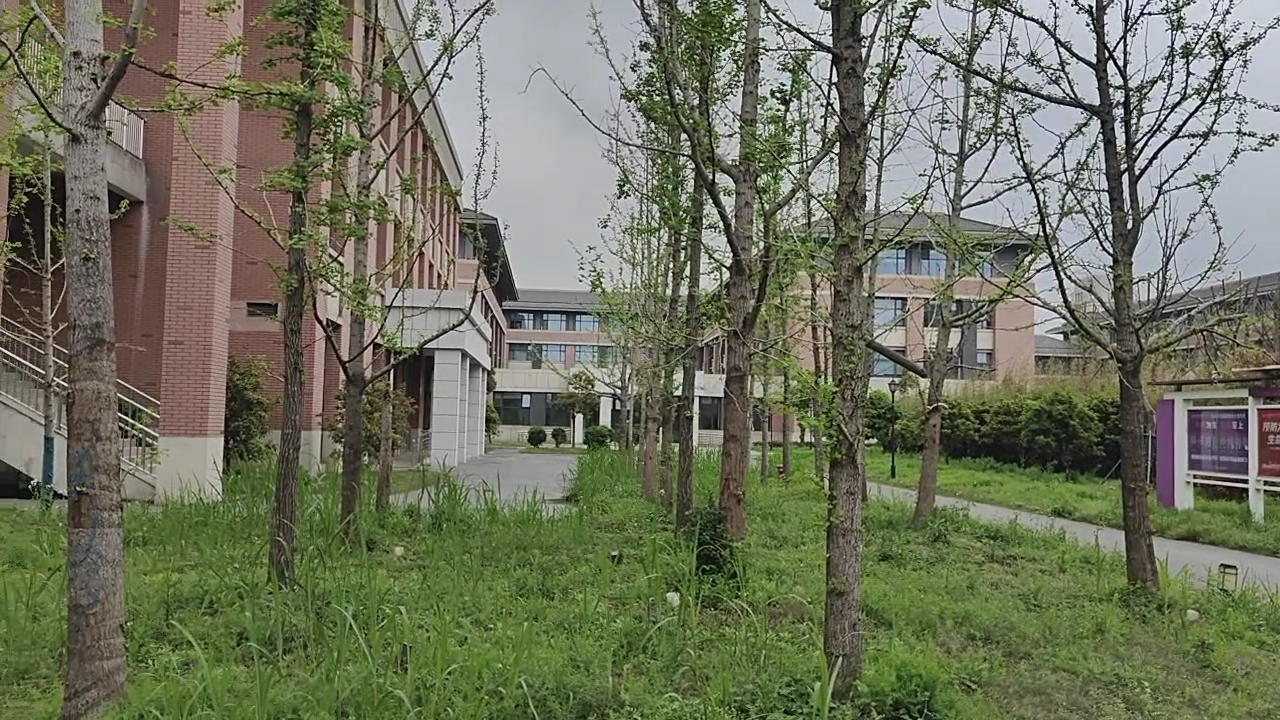
#> input picture 计算机视觉实践-练习1/Images/10.jpeg, 1280 x 720 px, found by its file name; its folder holds 2 pictures in this run
$ jupyter execute pic_cat.ipynb
#> lines starting #> are read from the running program, lines starting #| are printed output that depends on the picture; after the words box and inside, x2 and y2 are one past the last pixel; in counts of white or black regions, pixels touching at a corner belong together
[cell 1]
import mindspore

[cell 2]
mindspore.set_context(device_target='CPU')
#> (this line was passed over: mindspore is not available in this run)
mindspore.run_check()
#> (this line was passed over: mindspore is not available in this run)

[cell 3]
import cv2
import numpy as np
import os

[cell 4]
# 初始化：读取文件夹中的所有图片
print("[INFO] adding images.........................")
path = "Images"  # 指定图片文件夹路径
images = []  # 存储读取的图片
for filename in os.listdir(path):
    filenames = path + '\\' + filename
    img_orig = cv2.imread(filenames, 1)  # 读取图片，1表示保留图片颜色信息
#> img_orig is the input picture: shape (720, 1280, 3); mean B, G, R 92.6, 114.3, 110.2
    if img_orig is None:
        print("Warning: No Pictures")
    else:
        images.append(img_orig)

[cell 5]
# 使用OpenCV进行图像拼接
print("[INFO] stitching images.........................")
stitcher = cv2.Stitcher.create(cv2.Stitcher_PANORAMA)  # 创建图像拼接器
status, pano = stitcher.stitch(images)  # 执行拼接
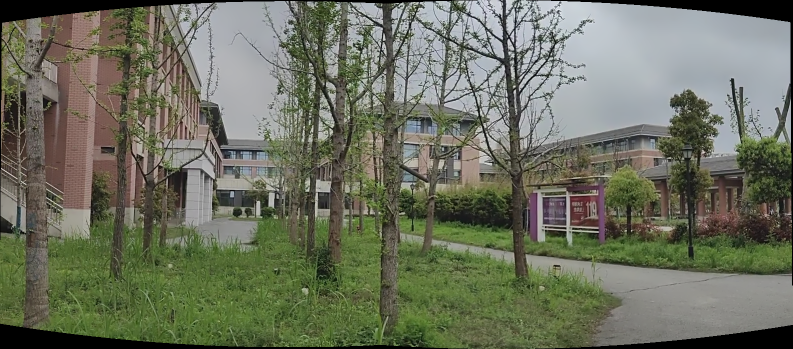
#> pano: shape (698, 1585, 3) (shown at 1/2 size); mean of channels 0, 1, 2 94.2, 112.1, 107.9; drawn as B, G, R
#> status = 0

[cell 6]
print("[INFO] cropping images.........................")
if status == cv2.Stitcher_OK:
    # 对拼接后的图像进行处理，提取全景图轮廓并进行裁剪，以去除多余的部分
    stitched = cv2.copyMakeBorder(pano, 10, 10, 10, 10, cv2.BORDER_CONSTANT, (0, 0, 0))  # 添加边界
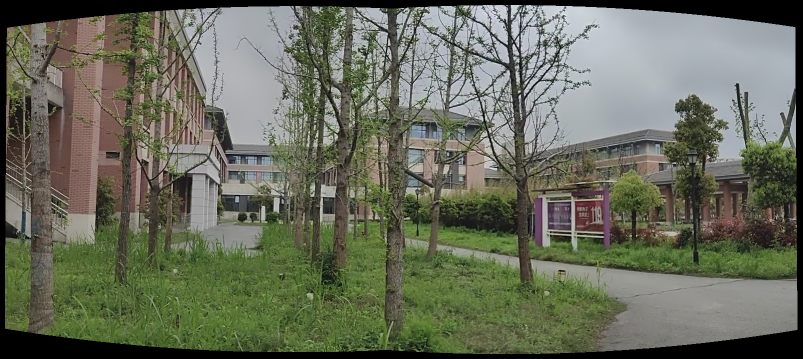
#> stitched: shape (718, 1605, 3) (shown at 1/2 size); mean of channels 0, 1, 2 90.5, 107.6, 103.6; drawn as B, G, R
    gray = cv2.cvtColor(stitched, cv2.COLOR_BGR2GRAY)  # 转换为灰度图
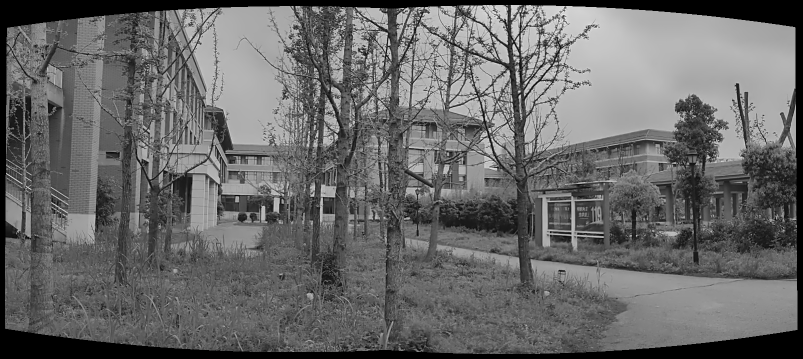
#> gray: shape (718, 1605) (shown at 1/2 size); min 0, max 248, mean 104.5
    thresh = cv2.threshold(gray, 0, 255, cv2.THRESH_BINARY)[1]  # 二值化处理
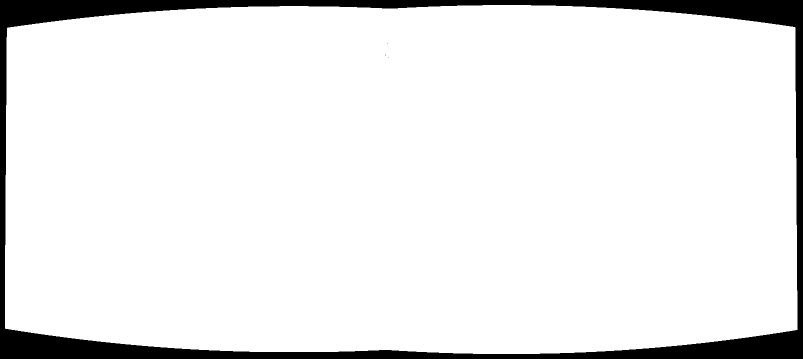
#> thresh: shape (718, 1605) (shown at 1/2 size); 92.2% white; 4 black regions (3 under 20 px)
    cnts = cv2.findContours(thresh, cv2.RETR_EXTERNAL, cv2.CHAIN_APPROX_SIMPLE)[0]  # 提取轮廓
#> cnts = 1 contour; box (x1, y1, x2, y2) and area: (10, 10, 1595, 708) 1059886

    # 计算轮廓的最小外接矩形，并创建掩膜以移除该矩形外的区域
    mask = np.zeros(thresh.shape, dtype="uint8")
    (x, y, w, h) = cv2.boundingRect(cnts[0])
#> x = 10; y = 10; w = 1585; h = 698
    cv2.rectangle(mask, (x, y), (x + w, y + h), 255, -1)
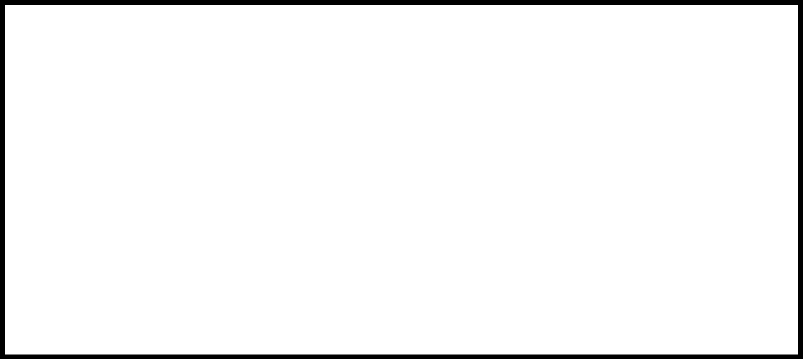
#> mask: shape (718, 1605) (shown at 1/2 size); 96.2% white; 1 black region, box (x1, y1, x2, y2) and area: (0, 0, 1605, 718) 43776

    # 使用腐蚀操作移除最小外接矩形外部的像素，直到该矩形内所有像素值为0
    minRect = mask.copy()
    sub = mask.copy()
    while cv2.countNonZero(sub) > 0:
        minRect = cv2.erode(minRect, None)
        sub = cv2.subtract(minRect, thresh)
#> this loop made 106 passes
#> pass 1, `minRect = cv2.erode(minRect, None)`:
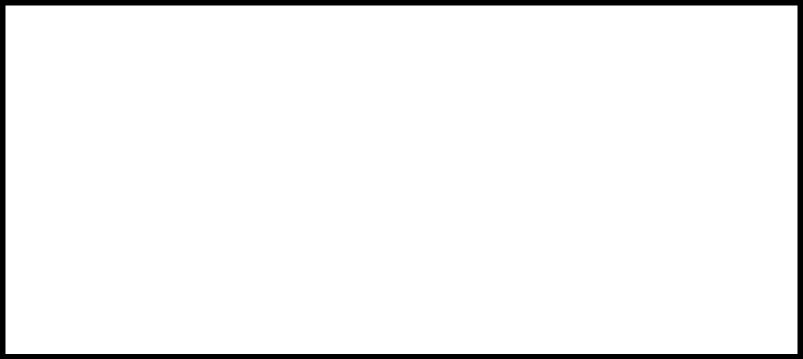
#> minRect: shape (718, 1605) (shown at 1/2 size); 95.8% white; 1 black region, box (x1, y1, x2, y2) and area: (0, 0, 1605, 718) 48342
#> pass 1, `sub = cv2.subtract(minRect, thresh)`:
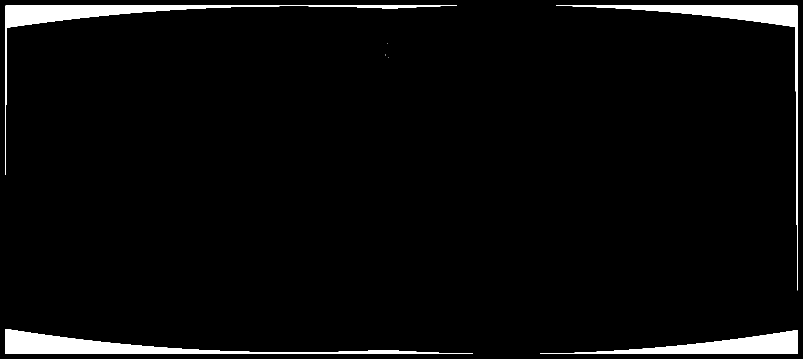
#> sub: shape (718, 1605) (shown at 1/2 size); 3.7% white; 7 white regions (3 under 20 px), largest, box (x1, y1, x2, y2) and area: (11, 658, 946, 708) 12637, (11, 11, 914, 350) 10692, (1112, 11, 1595, 581) 9592, (1080, 660, 1595, 708) 9322
#> pass 2, `sub = cv2.subtract(minRect, thresh)`:
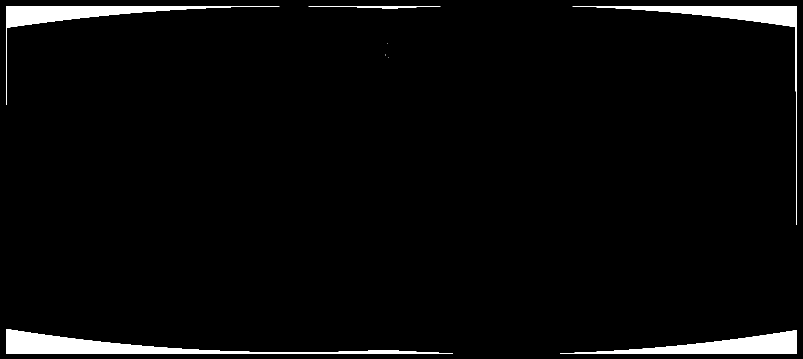
#> sub: shape (718, 1605) (shown at 1/2 size); 3.3% white; 8 white regions (3 under 20 px), largest, box (x1, y1, x2, y2) and area: (12, 658, 906, 707) 11653, (12, 12, 559, 210) 8786, (1120, 660, 1594, 707) 8760, (1145, 12, 1594, 450) 8540, (617, 12, 881, 17) 665
#> after the loop:
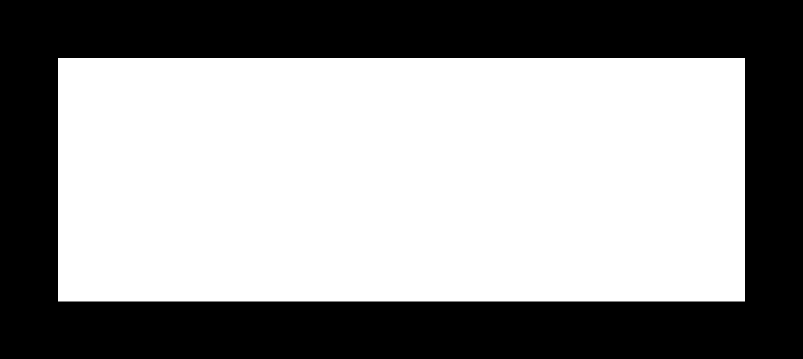
#> minRect: shape (718, 1605) (shown at 1/2 size); 58.1% white; 1 black region, box (x1, y1, x2, y2) and area: (0, 0, 1605, 718) 483252

    # 再次提取轮廓并裁剪拼接后的图像，以得到最终的全景图
    cnts = cv2.findContours(minRect, cv2.RETR_EXTERNAL, cv2.CHAIN_APPROX_SIMPLE)[0]
#> cnts = [[[116, 116], [116, 602], [1489, 602], [1489, 116]]]
    (x, y, w, h) = cv2.boundingRect(cnts[0])
#> x = 116; y = 116; w = 1374; h = 487
    stitched = stitched[y:y + h, x:x + w]
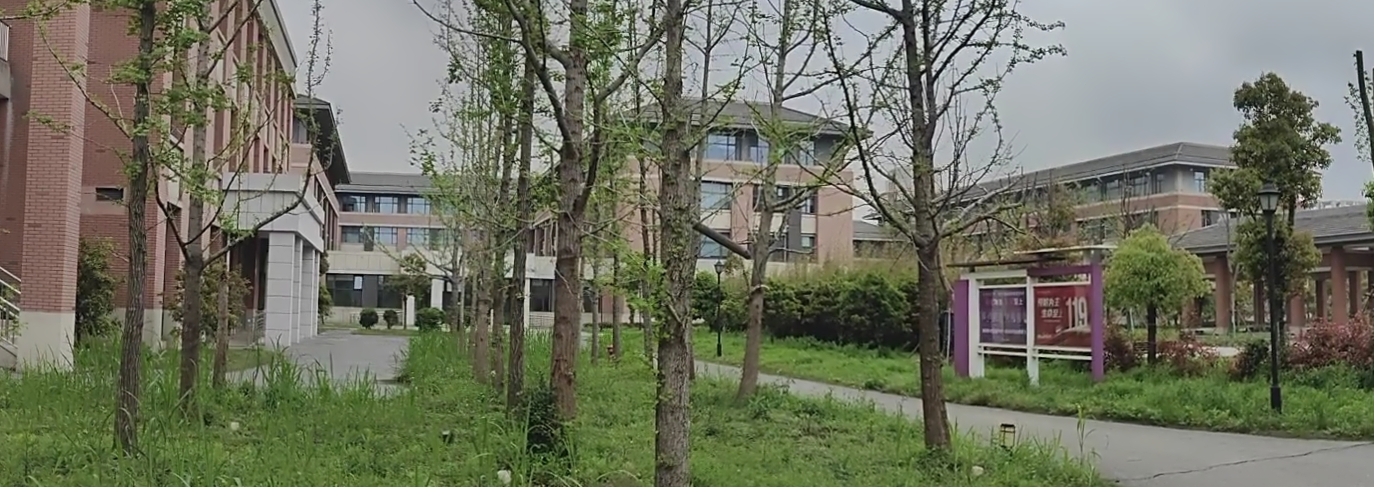
#> stitched: shape (487, 1374, 3); mean of channels 0, 1, 2 95.4, 113.8, 110.8; drawn as B, G, R

    # 显示最终的全景图
    cv2.imshow('stitched', stitched)
    # cv2.imwrite('stitched.jpg', stitched)  # 保存全景图
    cv2.waitKey(0)  # 等待按键退出
    cv2.destroyAllWindows()
else:
    print('图像匹配的特征点不足')
